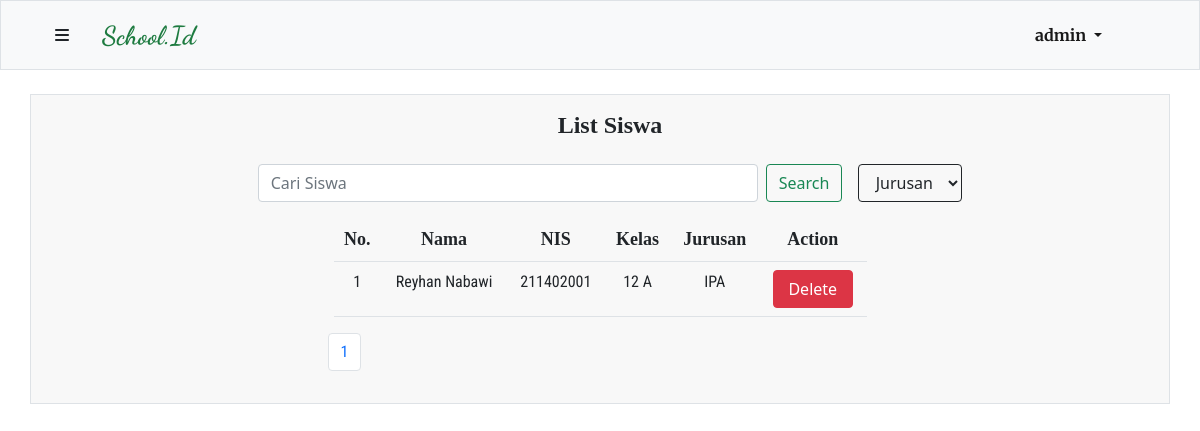
The page /php/siswa.php (signed in) on the database as committed earlier.
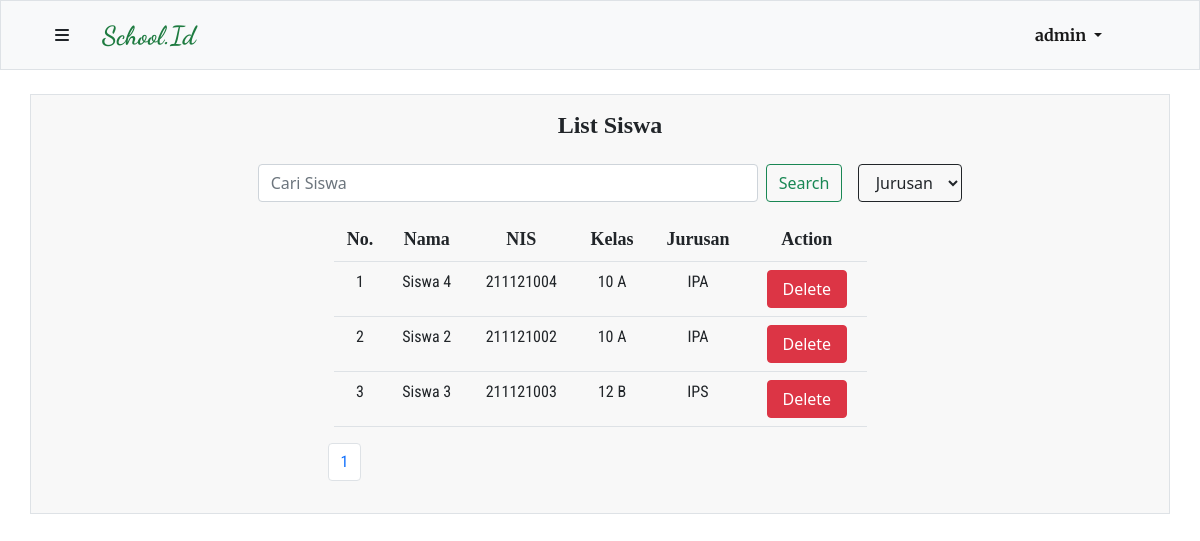
The same page on the database as committed later.
### tables this page shows
CREATE TABLE `siswa` (
  `id` int(10) UNSIGNED NOT NULL,
  `nama_siswa` varchar(200) NOT NULL,
  `NIS` char(9) NOT NULL,
  `kelas_id` int(10) UNSIGNED NOT NULL,
  `user_id` int(10) UNSIGNED NOT NULL
);

CREATE TABLE `kelas` (
  `id` int(10) UNSIGNED NOT NULL,
  `nama_kelas` varchar(12) NOT NULL,
  `jurusan` enum('IPA','IPS') DEFAULT NULL,
  `wali_kelas` int(10) UNSIGNED DEFAULT NULL
);

### php/function.php (called while the page is built, shortened)
<?php
$connection = mysqli_connect("localhost","root","","tubes");
function show($query) {
    global $connection;
    $box = [];
    $result = mysqli_query($connection, $query);
    while($row = mysqli_fetch_assoc($result)) {
        $box[] = $row;
    }
    return $box;
}
?>

### php/siswa.php (the view, shortened to what this page needs)
<?php
require 'function.php';
$totalData = count(show("SELECT siswa.id as id, siswa.nama_siswa as nama, siswa.NIS as nis, kelas.nama_kelas as kelas, kelas.jurusan as jurusan FROM siswa JOIN kelas ON siswa.kelas_id = kelas.id ")) ;
$dataPerhalaman = 5;
$jumlahHalaman = ceil($totalData/$dataPerhalaman);
if (isset($_GET["page"])) {
    $halamanAktif = $_GET["page"];
} else {
    $halamanAktif = 1;
}
$dataAwal = ($halamanAktif * $dataPerhalaman) - $dataPerhalaman;
$siswa = show("SELECT siswa.id as id, siswa.nama_siswa as nama, siswa.NIS as nis, kelas.nama_kelas as kelas, kelas.jurusan as jurusan FROM siswa JOIN kelas ON siswa.kelas_id = kelas.id LIMIT $dataAwal, $dataPerhalaman ");
$i = $dataAwal + 1;
?>
<!DOCTYPE html>
<html lang="en">
<head>
    <link href="https://cdn.jsdelivr.net/npm/bootstrap@5.1.3/dist/css/bootstrap.min.css" rel="stylesheet">
    <link rel="stylesheet" href="style/navbar.css">
    <link rel="stylesheet" href="style/template.css">
</head>
<body>
   <?php include 'navbar.php' ?>
    <div class="container my-4 px-4 py-3 table-data border">
        <div class="table-title">
          <h4>List Siswa</h4>
        </div>
        <form class="d-flex search my-3 mx-auto" method="POST">
          <input class="form-control me-2" type="search" placeholder="Cari Siswa" aria-label="Search" name="keyword" autocomplete="off">
          <button class="btn btn-outline-success" type="submit" name="find">Search</button>
          <select class="btn ms-3 btn-outline-dark" name="filter" id="">
            <option value="">Jurusan</option>
          </select>
        </form>
        <div class="container-fluid mt-3">
          <table class="mx-auto table">
            <tr class="thead">
              <td class="table-header">No. </td>
              <td class="table-header">Nama</td>
              <td class="table-header">NIS</td>
              <td class="table-header">Kelas</td>
              <td class="table-header">Jurusan</td>
                <?php if(isset($_SESSION["admin"])) : ?>
                    <td class="table-header">Action</td>
                <?php endif ; ?>
            </tr>
            <?php foreach($siswa as $ssw) : ?>
                <tr class="tbody">
                    <td class="table-body"><?=$i?></td>
                    <td class="table-body"><?=$ssw["nama"] ?></td>
                    <td class="table-body"><?=$ssw["nis"]?></td>
                    <td class="table-body"><?=$ssw["kelas"]?></td>
                    <td class="table-body"><?=$ssw["jurusan"]?></td>
                     <?php if(isset($_SESSION["admin"])) : ?>
                      <td>
                  <button type="button" class="btn btn-danger" data-bs-toggle="modal" data-bs-target="#delete<?=$ssw["id"]?>">
                    Delete
                  </button>
                </td>
                    <?php endif; ?>
                </tr>
            <?php $i++ ?>
            <?php endforeach ; ?>
          </table>
        </div>
        <?php include 'pagination.php' ?>
    </div>
</body>
</html>

### php/pagination.php (shortened to what this page needs)
<div class="my-3">
    <nav aria-label="Page navigation example" class="mx-auto new-pagination">
    <ul class="pagination">
        <?php for($j=1; $j <= $jumlahHalaman; $j++) : ?>
        <?php if($j == $halamanAktif) : ?>
                  <li class="page-item"><a class="page-link" href="?page=<?=$j?>"><?=$j?></a></li>
        <?php else : ?>
                  <li class="page-item"><a class="page-link text-dark" href="?page=<?=$j?>"><?=$j?></a></li>
        <?php endif ; ?>
        <?php endfor ; ?>
    </ul>
    </nav>
</div>

Rows that differ between the two databases and show on the page:
removed siswa: nama_siswa "Reyhan Nabawi", NIS "211402001", kelas.nama_kelas "12 A", kelas.jurusan "IPA"
added siswa: nama_siswa "Siswa 4", NIS "211121004", kelas.nama_kelas "10 A", kelas.jurusan "IPA"
added siswa: nama_siswa "Siswa 2", NIS "211121002", kelas.nama_kelas "10 A", kelas.jurusan "IPA"
added siswa: nama_siswa "Siswa 3", NIS "211121003", kelas.nama_kelas "12 B", kelas.jurusan "IPS"
